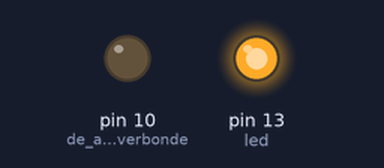
This sketch was run on a simulated Arduino Uno, built with avr-gcc and run on an emulated ATmega328P. On the bench: output pins drawn as LEDs (lit = HIGH).

Above: at 0.7 s.
At 5.2 s:
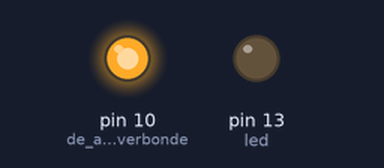
Timing chart, 0 to 6.9 s (numbered marks = the images above):
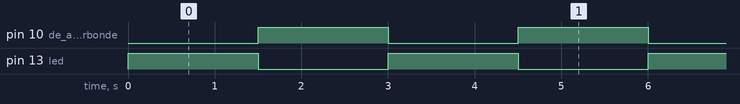

Measured:
- by itself, pin 10 (de_andere_led_is_verbonde), pin 13 (led): alternates HIGH for 1.5 s and LOW for 1.5 s
- by itself, everything shown: repeats every 3.0 s, in 3 steps

The sketch:

Opdracht_1.ino
```cpp
void setup() {
  // put your setup code here, to run once:
  pinMode(13, OUTPUT); //1 led is verbonden met pin 13
  pinMode(10, OUTPUT); //de andere led is verbonden met pin 10

}

void loop() {
  // put your main code here, to run repeatedly:
  //Led 13 start als eerste.
  digitalWrite(13, HIGH);
  //na 1500ms ookwel 1,5s, wordt de led die in pin 13 gezet gedimd, door de LOW.
  delay(1500);
  //Na de 1,5s vertraging die hierboven wordt benoemd, zal de led in pin 13 gedimd worden.
  digitalWrite(13, LOW);
  //De led in pin 13 wordt gedimd en tegelijkertijd wordt de led in pin 10 gestart.
  digitalWrite(10, HIGH);
  //Na een vertraging van 1500ms, of 1,5s, wordt de led in pin 10 gedimd.
  delay(1500);
  //Hier wordt de led in pin 10 weer gedimd. Hierna begint de loop weer van voor af aan, dus dat betekend dat nadat de led in pin 10 wordt gedimd, de led in pin 13 wordt weer opgelicht.
  digitalWrite(10, LOW);
}
```
